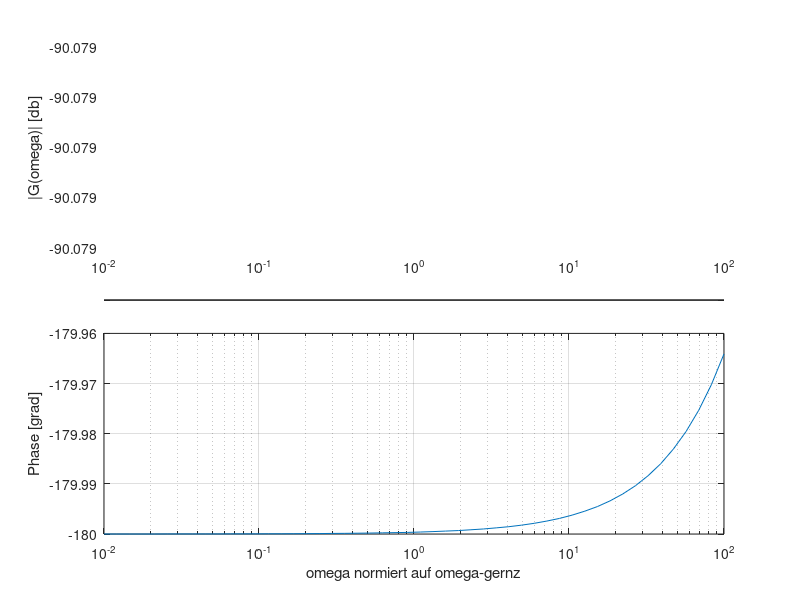

MATLAB code to generate this figure:
w=logspace(-2,2);
ws = dot(w, w);
G=ones(size(w))./(1+2*0.1j*w - ws);
subplot(2, 1, 1), semilogx(w, 20 * log10(abs(G)))
grid, ylabel('|G(omega)| [db]')
subplot(2, 1, 2), semilogx(w, 180*angle(G)/pi)
grid, xlabel('omega normiert auf omega-gernz')
ylabel('Phase [grad]')